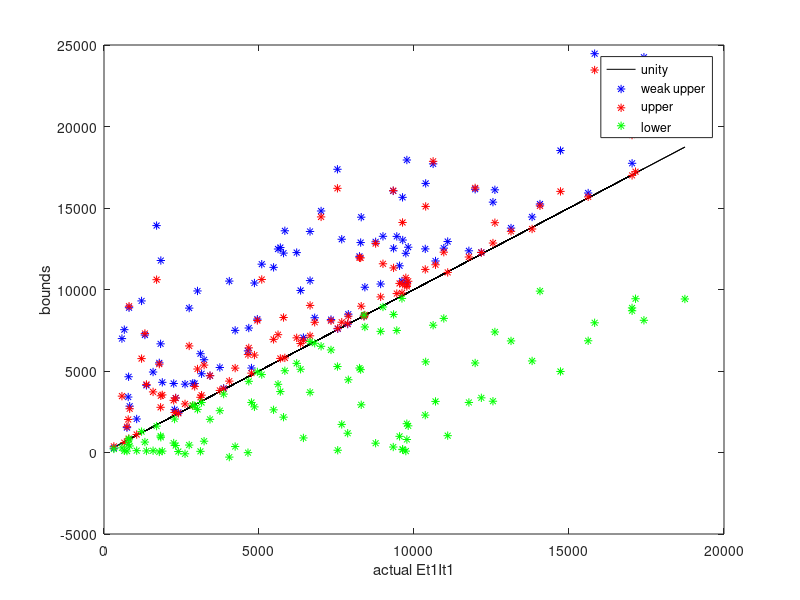
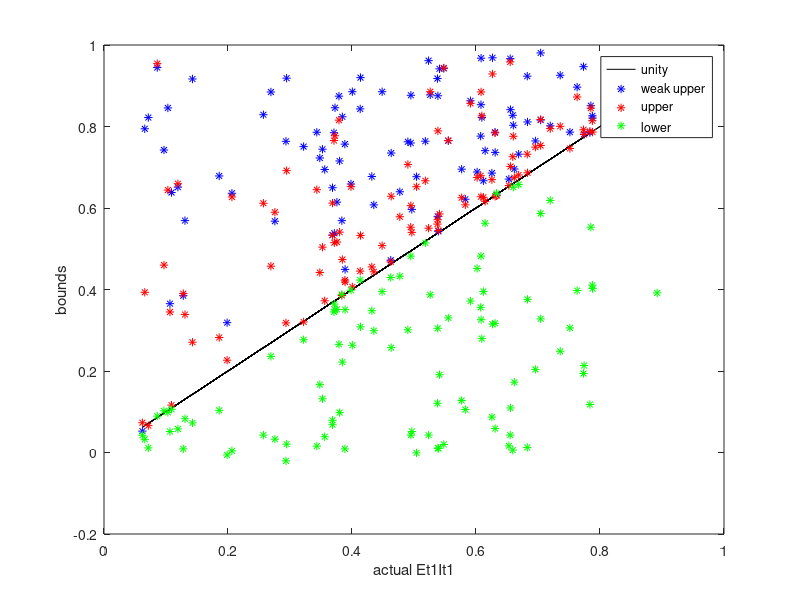

Reproduce these figures in MATLAB, in order.
% simulating noise correatlions in pairs
for a=1:100 ;
    

lt=10000 ;

% independant waverforms
Ec = normrnd(0,rand,1,lt) ; % common only between cells
Ic = normrnd(0,rand,1,lt) ;

I1 = normrnd(0,rand,1,lt) ; % totally indepedant
E1 = normrnd(0,rand,1,lt) ;

I2 = normrnd(0,rand,1,lt) ;
E2 = normrnd(0,rand,1,lt) ;

EIc = normrnd(0,rand,1,lt) ; % common with cell and between cells

EI1 = normrnd(0,rand,1,lt) ; % common only within cell
EI2 = normrnd(0,rand,1,lt) ;


% waveforms in cell 1 and 2
Et1 = Ec+E1+EIc+EI1 ; 
Et2 = Ec+E2+EIc+EI2 ;

It1 = Ic+I1+EIc+EI1 ; 
It2 = Ic+I2+EIc+EI2 ; 

% what we can measure
measured_Et1 = sum(Et1.^2) ;
measured_It1 = sum(It1.^2) ;

measured_Et1Et2 = sum(Et1.*Et2) ; 
measured_It1It2 = sum(It1.*It2) ;

measured_Et1It2 = sum(Et1.*It2) ;
measured_Et2It1 = sum(Et2.*It1) ;

% what we want to solve for
actual_Et1It1(a) = sum(Et1.*It1) ; 
actual_Et1It1_Norm(a) = actual_Et1It1(a)/sqrt(measured_Et1*measured_It1) ;

% theoretical bounds
WeakUpperBound_Et1It1(a) = min(measured_Et1Et2,measured_It1It2) + min(measured_Et1-measured_Et1Et2,measured_It1-measured_It1It2) ;
UpperBound_Et1It1(a) = measured_Et1It2 + min(measured_Et1-measured_Et1Et2,measured_It1-measured_It1It2) ;
LowerBound_Et1It1(a) = measured_Et1It2 ;

WeakUpperBound_Et1It1_Norm(a) = WeakUpperBound_Et1It1(a)/sqrt(measured_Et1*measured_It1) ;
UpperBound_Et1It1_Norm(a) = UpperBound_Et1It1(a)/sqrt(measured_Et1*measured_It1) ;
LowerBound_Et1It1_Norm(a) = LowerBound_Et1It1(a)/sqrt(measured_Et1*measured_It1) ;

end

figure
plot(actual_Et1It1,actual_Et1It1,'k-')
hold on
plot(actual_Et1It1,WeakUpperBound_Et1It1,'b*')
plot(actual_Et1It1,UpperBound_Et1It1,'r*')
plot(actual_Et1It1,LowerBound_Et1It1,'g*')
xlabel('actual Et1It1')
ylabel('bounds')
legend('unity','weak upper','upper','lower')

figure
plot(actual_Et1It1_Norm,actual_Et1It1_Norm,'k-')
hold on
plot(actual_Et1It1_Norm,WeakUpperBound_Et1It1_Norm,'b*')
plot(actual_Et1It1_Norm,UpperBound_Et1It1_Norm,'r*')
plot(actual_Et1It1_Norm,LowerBound_Et1It1_Norm,'g*')
xlabel('actual Et1It1')
ylabel('bounds')
legend('unity','weak upper','upper','lower')
